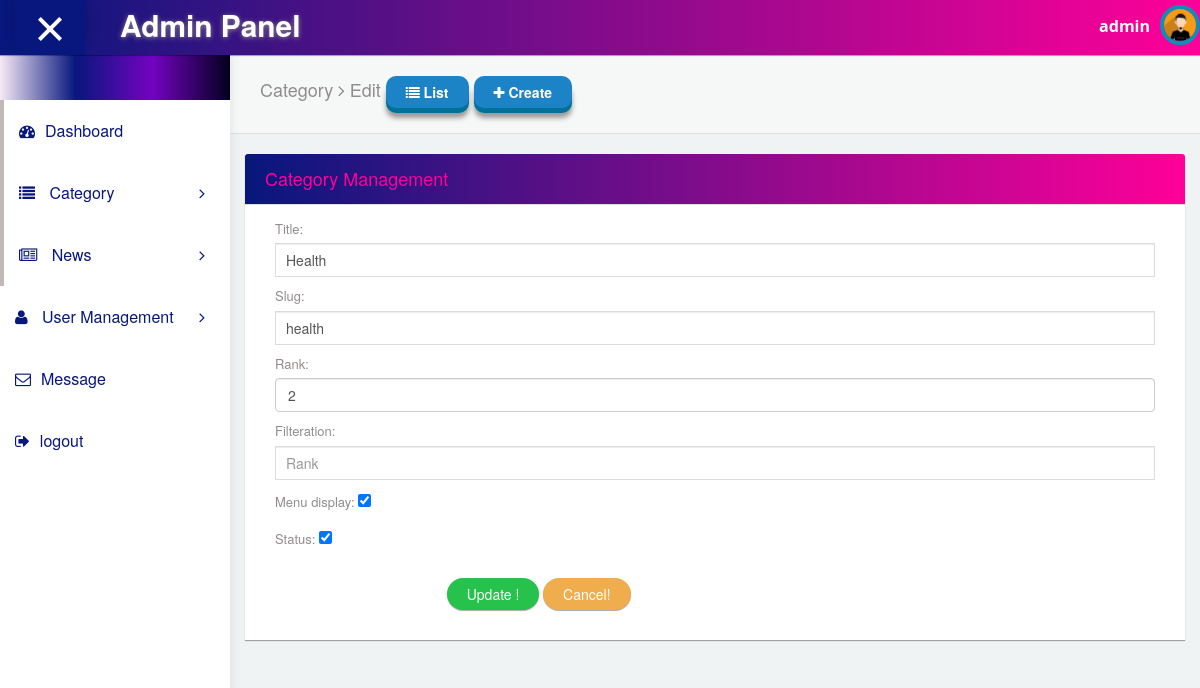
Before: /backend/crud/category/5/edit (signed in) with the older database file.
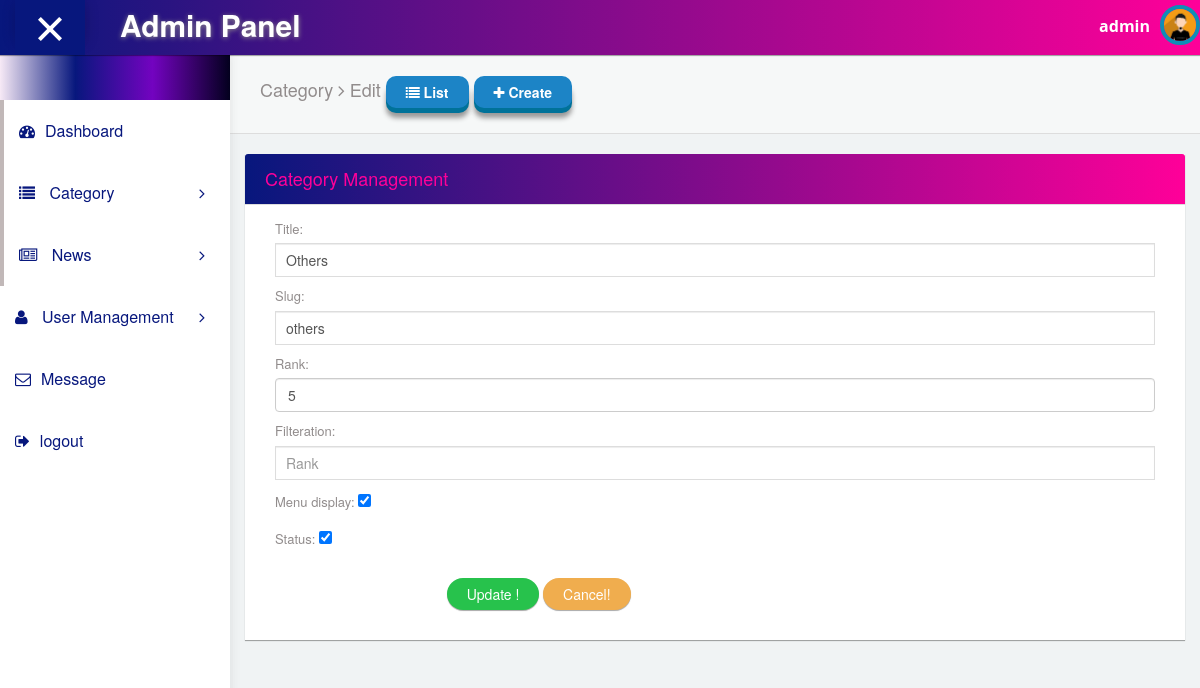
After: the same page with the newer database file.
### newsportal/models.py (models this page shows, shortened)
class Category(Cat):
    objects = CategoryManager()
    class Meta:
        db_table = 'category'

### newsportal/views.py (the view)
# urls.py: path('category/<int:id>/edit',views.edit_category, name='edit_category'),
@login_required(login_url='signin')
def edit_category(request, id, ):
    category = Category.objects.get(pk=id)
    form=CategoryForm(request.POST or None,request.FILES or None, instance=category)
    if form.is_valid():
        form.save()
        messages.add_message(request,messages.SUCCESS,"Category Updated Successfully")
        return redirect('list_category')
    context = {
        'forms':form
    }
    return render(request, 'backend/category/edit.html',context)

### newsportal/forms.py
class CategoryForm(forms.ModelForm):
    title = forms.CharField(widget=forms.TextInput(attrs={'class':'form-control','id':'title','placeholder':'Category Title','title':'Please ENter your Title'}))
    slug = forms.CharField(widget=forms.TextInput(attrs={'class':'form-control','id':'slug','placeholder':'Category slug','title':'Please ENter your Slug'}))
    rank = forms.CharField(widget=forms.NumberInput(attrs={'class':'form-control','placeholder':'Rank','title':'Please ENter your Rank'}))
    filteration = forms.CharField(widget=forms.TextInput(attrs={'class': 'form-control', 'placeholder': 'Rank', 'title': 'Please ENter your Rank'}))
    class Meta:
            model = Category
            fields = ['title','slug','rank','filteration','menu_display','status' ]

### templates/backend/category/edit.html (shortened to what this page needs)
{% extends "backend/master/master.html" %}
{% block content %}
<div id="content">
        <div class="panel box-shadow-none content-header">
          <div class="panel-body">
            <div class="col-md-12">
                <h4 class="animated fadeInLeft">
                    Category <span class="fa-angle-right fa"></span> Edit
                    <a href="{% url 'list_category' %}" class="btn btn-3d btn-primary"><span class="fa fa-list"></span> List</a>
                    <a href="{% url 'create_category' %}" class="btn btn-3d btn-primary"><span class="fa fa-plus"></span> Create</a>
                </h4>
            </div>
          </div>
        </div>
        <div class="form-element">
          <div class="col-md-12 padding-0">
            <div class="col-md-12">
              <div class="panel form-element-padding">
                <div class="panel-heading">
                 <h4>Category Management</h4>
                </div>
                 <div class="panel-body" style="padding-bottom:30px;">
                  <div class="col-md-12">
                    <form action="" method="POST" id="form" novalidate="">
                        {{forms.as_p}}
                        <div class="form-group">
                            <div class="col-sm-2">
                            </div>
                            <div class="col-sm-10">
                            <input type="submit" class="btn ripple-infinite  btn-round  btn-success" value="Update !">
                              <input type="reset" class="btn ripple-infinite  btn-round  btn-warning" value="Cancel!">
                            </div>
                          </div>
                    </form>
                      </div>
                  </div>
                </div>
              </div>
            </div>
          </div>
      </div>
    </div>
{% endblock %}

Changed rows visible on the page:
changed Category: title "Health" → "Others"; slug "health" → "others"; rank "2" → "5"
